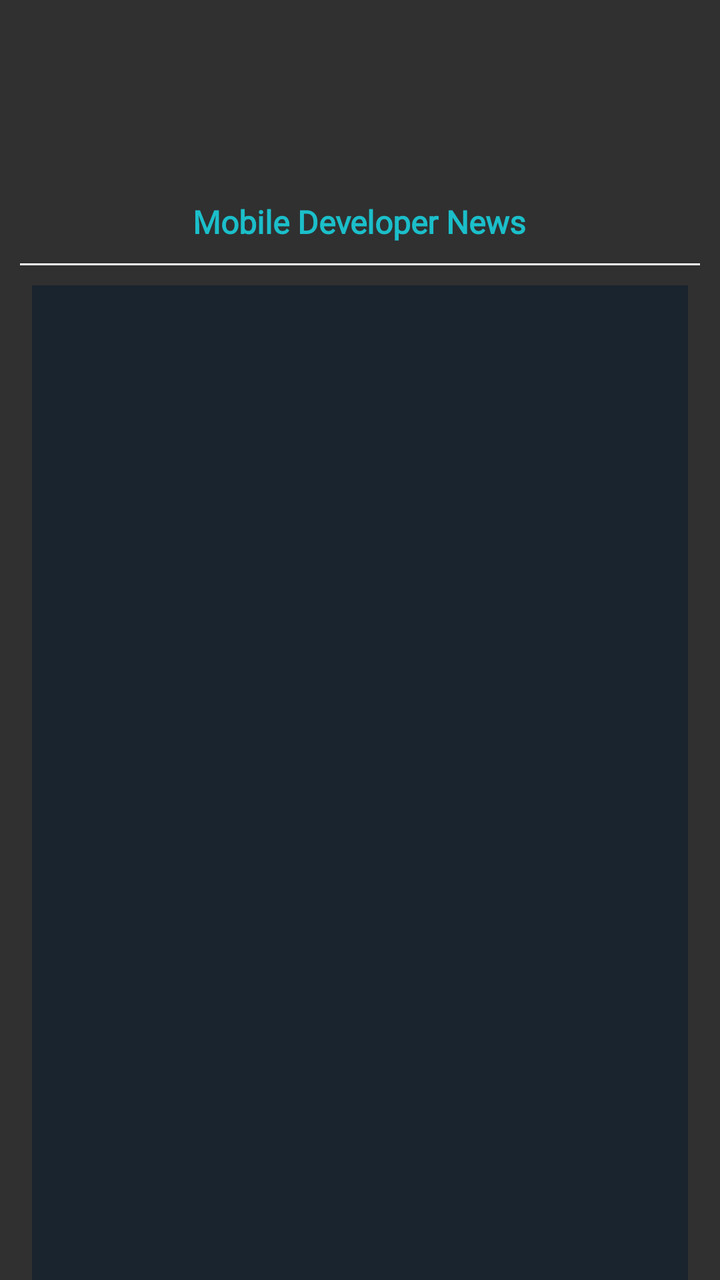
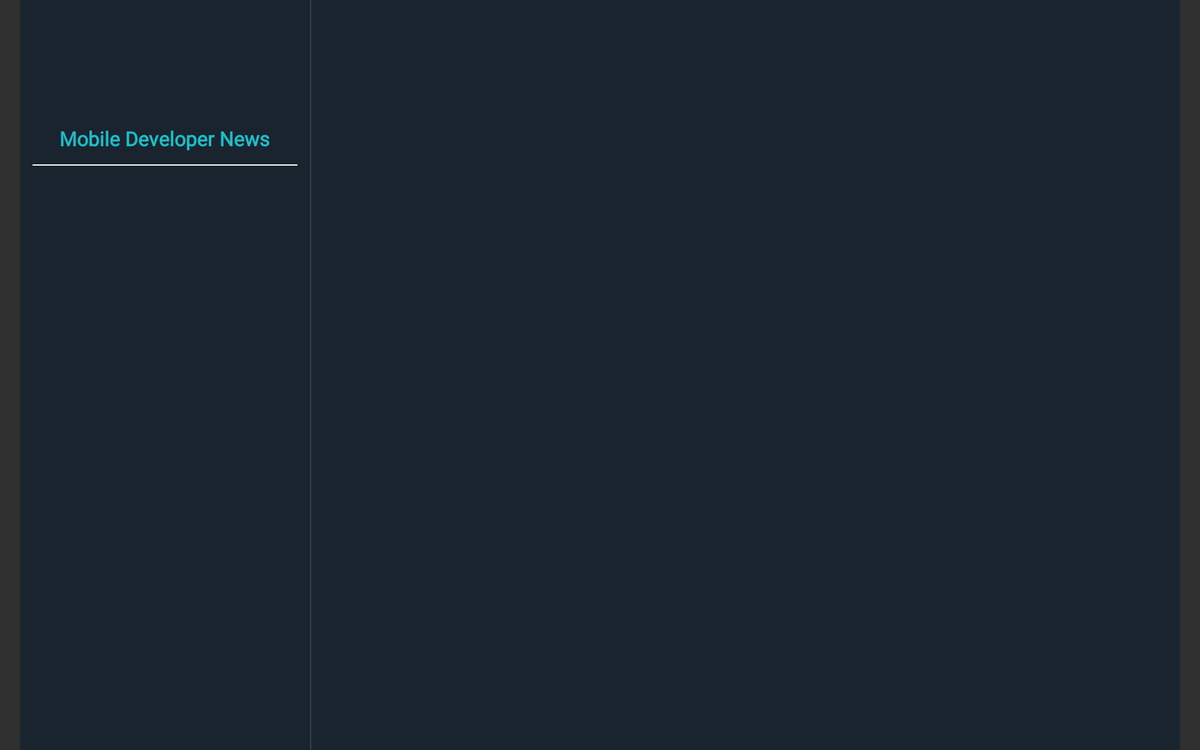

An Android layout and its configuration variant, each rendered on a device that would load it. The default file and the variant file are quoted in full after the pictures.
<!-- AndroidManifest.xml: application theme AppTheme.NoActionBar -->
<!-- res/layout/main_menu_list.xml -->
<?xml version="1.0" encoding="utf-8"?>
<LinearLayout xmlns:android="http://schemas.android.com/apk/res/android"
              xmlns:app="http://schemas.android.com/apk/res-auto"
              android:layout_width="match_parent"
              android:layout_height="match_parent"
              android:orientation="vertical">
    <ImageView
            android:layout_width="wrap_content"
            android:layout_height="60dp"
            android:layout_marginTop="20dp"
            android:layout_gravity="center_horizontal"
            app:srcCompat="@drawable/mobile_dev_icon_teal1"
            android:scaleType="fitCenter"/>

    <TextView
            style="@style/AppTheme.PageHeading1"
            android:layout_width="wrap_content"
            android:layout_height="wrap_content"
            android:layout_marginTop="@dimen/vertical_item_margin_med"
            android:textSize="16dp"
            android:padding="@dimen/vertical_item_margin_med"
            android:layout_gravity="center_horizontal"
            android:textColor="@color/colorAccent"
            android:text="@string/app_name"/>

    <View
            android:layout_width="match_parent"
            android:layout_height="1dp"
            android:layout_marginLeft="@dimen/vertical_item_margin_med"
            android:layout_marginRight="@dimen/vertical_item_margin_med"
            android:background="@android:color/white"/>

    <androidx.recyclerview.widget.RecyclerView xmlns:android="http://schemas.android.com/apk/res/android"
                                            xmlns:app="http://schemas.android.com/apk/res-auto"
                                            xmlns:tools="http://schemas.android.com/tools"
                                            android:id="@+id/rc_main_menu_list"
                                            android:layout_width="match_parent"
                                            android:layout_height="match_parent"
                                            android:background="@color/colorPrimary"
                                            android:layout_marginTop="@dimen/vertical_item_margin_med"
                                            android:layout_marginLeft="16dp"
                                            android:layout_marginRight="16dp"
                                            app:layoutManager="LinearLayoutManager"
                                            tools:context=".main_menu.MainMenuListActivity"
                                            tools:listitem="@layout/item_list_content"/>
</LinearLayout>
<!-- resources referenced by this layout -->
<resources>
  <color name="colorAccent">#1BBFCA</color>
  <color name="colorPrimary">#1A242E</color>
  <dimen name="vertical_item_margin_med">10dp</dimen>
  <string name="app_name">Mobile Developer News</string>
  <style name="AppTheme.PageHeading1">
          <item name="android:textSize">@dimen/font_size_heading_1</item>
          <item name="android:textColor">@color/colorAccent</item>
          <item name="android:textStyle">bold</item>
      </style>
  <style name="AppTheme.NoActionBar">
          <item name="windowActionBar">false</item>
          <item name="windowNoTitle">true</item>
      </style>
  <dimen name="font_size_heading_1">14sp</dimen>
</resources>
<!-- res/layout-w900dp/main_menu_list.xml (the repository's variant of the layout above) -->
<!-- drawn on a 7-inch tablet turned sideways -->
<?xml version="1.0" encoding="utf-8"?>
<LinearLayout xmlns:android="http://schemas.android.com/apk/res/android"
              xmlns:app="http://schemas.android.com/apk/res-auto"
              xmlns:tools="http://schemas.android.com/tools"
              android:layout_width="match_parent"
              android:layout_height="match_parent"
              android:layout_marginLeft="16dp"
              android:layout_marginRight="16dp"
              android:background="@color/colorPrimary"
              android:baselineAligned="false"
              android:divider="?android:attr/dividerHorizontal"
              android:orientation="horizontal"
              android:showDividers="middle"
              tools:context=".main_menu.MainMenuListActivity">

    
    <LinearLayout xmlns:android="http://schemas.android.com/apk/res/android"
                  xmlns:app="http://schemas.android.com/apk/res-auto"
                  android:layout_width="wrap_content"
                  android:layout_height="wrap_content"
                  android:orientation="vertical">
        <ImageView
                android:layout_width="wrap_content"
                android:layout_height="60dp"
                android:layout_marginTop="20dp"
                android:layout_gravity="center_horizontal"
                app:srcCompat="@drawable/mobile_dev_icon_teal1"
                android:scaleType="fitCenter"/>

        <TextView
                style="@style/AppTheme.PageHeading1"
                android:layout_width="wrap_content"
                android:layout_height="wrap_content"
                android:layout_marginTop="@dimen/vertical_item_margin_med"
                android:textSize="16dp"
                android:padding="@dimen/vertical_item_margin_med"
                android:layout_gravity="center_horizontal"
                android:textColor="@color/colorAccent"
                android:text="@string/app_name"/>

        <View
                android:layout_width="match_parent"
                android:layout_height="1dp"
                android:layout_marginLeft="@dimen/vertical_item_margin_med"
                android:layout_marginRight="@dimen/vertical_item_margin_med"
                android:background="@android:color/white"/>

        <androidx.recyclerview.widget.RecyclerView xmlns:android="http://schemas.android.com/apk/res/android"
                                                xmlns:tools="http://schemas.android.com/tools"
                                                android:id="@+id/rc_main_menu_list"
                                                android:name="com.justmobiledev.mobile_developer_news.ItemListFragment"
                                                android:layout_width="@dimen/item_width"
                                                android:layout_height="match_parent"
                                                android:layout_marginTop="@dimen/vertical_item_margin_med"
                                                android:layout_marginLeft="16dp"
                                                android:layout_marginRight="16dp"
                                                app:layoutManager="LinearLayoutManager"
                                                tools:context="com.justmobiledev.mobile_developer_news.main_menu.MainMenuListActivity"
                                                tools:listitem="@layout/item_list_content" />
    </LinearLayout>

    
    <FrameLayout
            android:id="@+id/main_menu_detail_container"
            android:layout_width="0dp"
            android:layout_height="match_parent"
            android:layout_weight="2.9" />

</LinearLayout>
<!-- resources referenced by the variant -->
<!-- as a 7-inch tablet turned sideways resolves them -->
<resources>
  <color name="colorAccent">#1BBFCA</color>
  <color name="colorPrimary">#1A242E</color>
  <!-- from res/values-w900dp/ -->
  <dimen name="item_width">200dp</dimen>
  <!-- from res/values-w900dp/ -->
  <dimen name="vertical_item_margin_med">10dp</dimen>
  <string name="app_name">Mobile Developer News</string>
  <style name="AppTheme.PageHeading1">
          <item name="android:textSize">@dimen/font_size_heading_1</item>
          <item name="android:textColor">@color/colorAccent</item>
          <item name="android:textStyle">bold</item>
      </style>
  <style name="AppTheme.NoActionBar">
          <item name="windowActionBar">false</item>
          <item name="windowNoTitle">true</item>
      </style>
  <!-- from res/values-w900dp/ -->
  <dimen name="font_size_heading_1">20sp</dimen>
</resources>
